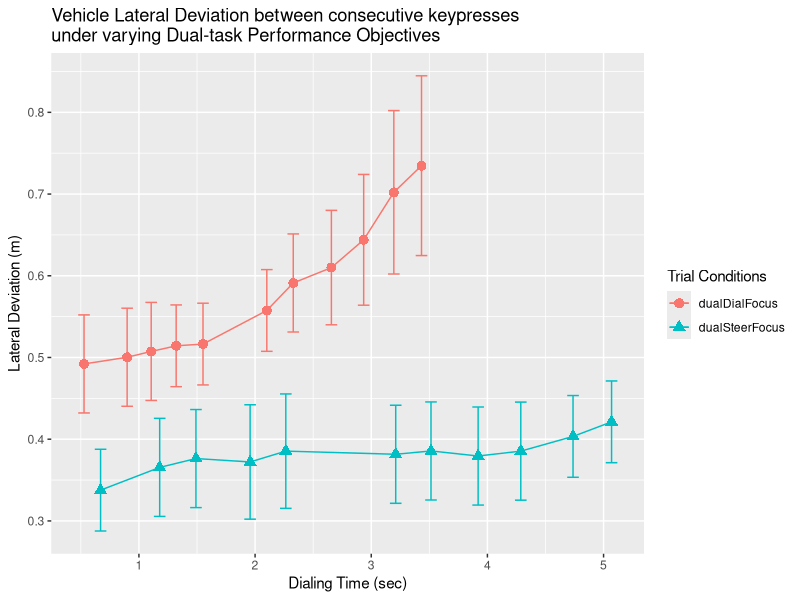

Generate this figure with R:
## ---- chunk 1
library(dplyr)
library(tidyr)
library(reshape2)
library(ggplot2)
## ---- chunk 2
keyPressDataWithLaneDeviation = read.csv("./keyPressDataWithLaneDeviation.csv")
head(keyPressDataWithLaneDeviation)
# se <- function(x) {
#   return(sqrt(var(x) / length(x)))
# }
se <- function(x) sd(x)/sqrt(length(x))
## ---- chunk 3
subsetted_data <- subset(keyPressDataWithLaneDeviation, typingErrorMadeOnTrial == 0)
subsetted_data <- subsetted_data[subsetted_data$phoneNrLengthAfterKeyPress==11,]
subsetted_data <- subset(subsetted_data, (partOfExperiment == "dualSteerFocus" | partOfExperiment == "dualDialFocus"))
# subsetted_data = subset(subsetted_data, partOfExperiment == c("dualDialFocus", "dualSteerFocus"))
head(subsetted_data)
## ---- chunk 4
aggregated_data <- aggregate(timeRelativeToTrialStart ~ pp + partOfExperiment, subsetted_data, FUN = mean)
head(aggregated_data)
## ---- chunk 5
grand_mean <- aggregate(timeRelativeToTrialStart ~ partOfExperiment, aggregated_data, FUN = mean)
grand_standard_deviation <- aggregate(timeRelativeToTrialStart ~ partOfExperiment, aggregated_data, FUN = sd)
grand_standard_error <- aggregate(timeRelativeToTrialStart ~ partOfExperiment, aggregated_data, FUN = se)
final_stats <- data.frame(cbind(grand_mean$timeRelativeToTrialStart, grand_standard_deviation$timeRelativeToTrialStart, grand_standard_error$timeRelativeToTrialStart))
colnames(final_stats) <- c("means", "std", "se")
results_question_a = round(final_stats / 1000, digits = 2)
# results_question_a
row.names(results_question_a) <- c("Dual Dial Focus", "Dual Steer Focus")
results_question_a

## ---- chunk 6
subsetted_data <- subset(keyPressDataWithLaneDeviation, typingErrorMadeOnTrial == 0)
subsetted_data <- subset(subsetted_data, (partOfExperiment == "dualSteerFocus" | partOfExperiment == "dualDialFocus"))
# subsetted_data <- subset(subsetted_data, Event1 == "Keypress")
aggregated_data <- aggregate(lanePosition ~ pp + partOfExperiment, subsetted_data, FUN = function(x) mean(abs(x)))
head(aggregated_data)
## ---- chunk 7
grand_mean <- aggregate(lanePosition ~ partOfExperiment, aggregated_data, FUN = mean)
grand_standard_deviation <- aggregate(lanePosition ~ partOfExperiment, aggregated_data, FUN = sd)
grand_standard_error <- aggregate(lanePosition ~ partOfExperiment, aggregated_data, FUN = se)
final_stats <- data.frame(cbind(grand_mean$lanePosition, grand_standard_deviation$lanePosition, grand_standard_error$lanePosition))
colnames(final_stats) <- c("means", "std", "se")
results_question_1b = round(final_stats, digits = 2)
row.names(results_question_1b) <- c("Dual Dial Focus", "Dual Steer Focus")
results_question_1b
# reshaped_aggregated_data = dcast(aggregated_data, pp + partOfExperiment  ~ phoneNrLengthAfterKeyPress)
# reshaped_aggregated_data
## ---- chunk 8
subsetted_data <- subset(keyPressDataWithLaneDeviation, typingErrorMadeOnTrial == 0)
subsetted_data <- subset(subsetted_data, Event1 == "Keypress")
subsetted_data <- subset(subsetted_data, (partOfExperiment == "dualSteerFocus" | partOfExperiment == "dualDialFocus"))
subsetted_data$absLanePosition <- abs(subsetted_data$lanePosition)
subsetted_data$partOfExperiment <- factor(subsetted_data$partOfExperiment)
subsetted_data$timeRelativeToTrialStart <- round(subsetted_data$timeRelativeToTrialStart/1000, 2)

per_key_and_participant_data <- subsetted_data %>% group_by(pp, phoneNrLengthAfterKeyPress, partOfExperiment) %>% summarise("adjMeanTime"=mean(timeRelativeToTrialStart), "adjMeanLanePosition"=mean(absLanePosition))
per_key_data <- per_key_and_participant_data %>% group_by(phoneNrLengthAfterKeyPress, partOfExperiment) %>% summarise("meanTime"=mean(adjMeanTime), "meanLanePosition"=mean(adjMeanLanePosition), "seLanePosition"=round(se(adjMeanLanePosition),2))
per_key_data$partOfExperiment = factor(per_key_data$partOfExperiment)

mlegend = guide_legend(title="Trial Conditions")
ggplot(data = per_key_data,  aes(x = meanTime, y = meanLanePosition, colour = partOfExperiment), group=partOfExperiment) +
  geom_point(aes(shape=partOfExperiment), size=3) +
  geom_errorbar(aes(ymin=meanLanePosition-seLanePosition, ymax=meanLanePosition+seLanePosition), width=.1) +
  guides(colour=mlegend,shape=mlegend) + 
  labs(x="Dialing Time (sec)", y="Lateral Deviation (m)", title="Vehicle Lateral Deviation between consecutive keypresses\nunder varying Dual-task Performance Objectives")+
  geom_line() 

